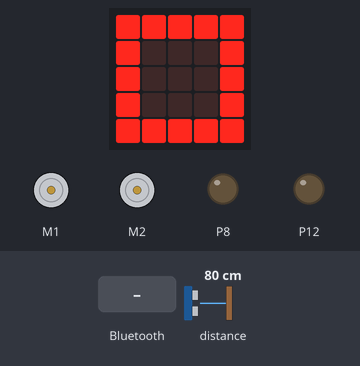
A program run on a simulated BBC micro:bit (MakeCode). Shown: 2 × DC motor (green arrow = forward, orange = backward, longer = faster), the board's 5×5 LED display, output pins drawn as LEDs (lit = HIGH). Inputs (shaded band) come from the test bench; at power-on: distance to the obstacle 80 cm. The echo pulse lasts 58.3 µs per cm; pins used as bus, display or sensor lines are not drawn.

Above: at 1.2 s.
1.3 s: a phone connects over Bluetooth
At 2.0 s:
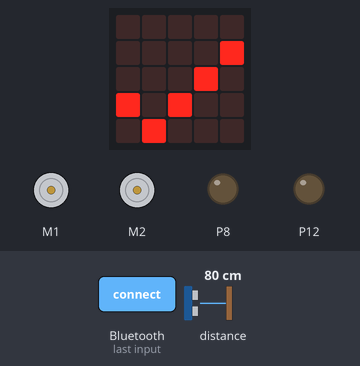
2.8 s: a phone disconnects over Bluetooth
At 3.1 s:
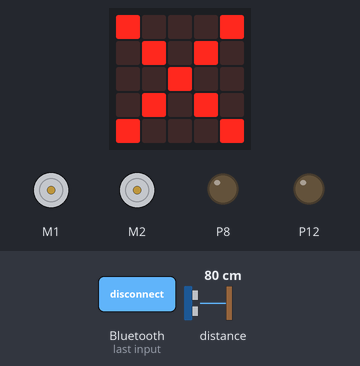
Timing chart, 0 to 5.8 s (numbered marks = the images above; inputs shaded):
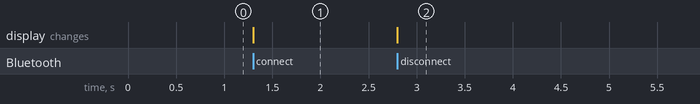

Measured:
- after the input at 1.3 s, the display: changes at once (image 1)
- after the input at 2.8 s, the display: changes at once (image 2)

The program:

main.ts
```typescript
/**
 * Carrinho micro:Maqueen controlado por gestos (app no telemóvel).
 *
 * A app liga-se por Bluetooth (serviço UART) e envia linhas de texto:
 *   M<esq>,<dir>\n   velocidade de cada roda, de -255 (trás) a 255 (frente)
 *   S\n              parar
 *
 * Segurança:
 *   - se não chegar nenhum comando em TIMEOUT_MS, os motores param
 *   - se houver um obstáculo a menos de OBSTACLE_CM, não deixa andar para a frente
 *
 * O micro:bit V1 tem pouca memória e o Bluetooth gasta quase toda (erro 020),
 * por isso há um único ciclo `forever` que faz tudo.
 */

const MOTOR_ADDR = 0x10      // driver de motores do Maqueen (I2C)
const MOTOR_LEFT = 0x00
const MOTOR_RIGHT = 0x02
const TIMEOUT_MS = 600
const OBSTACLE_CM = 10
const SONAR_EVERY_MS = 100

// Estados mostrados no ecrã de LEDs
const SHOW_NONE = 0
const SHOW_STOP = 1
const SHOW_FWD = 2
const SHOW_FWD_LEFT = 3
const SHOW_FWD_RIGHT = 4
const SHOW_BACK = 5
const SHOW_SPIN_LEFT = 6
const SHOW_SPIN_RIGHT = 7

let targetLeft = 0
let targetRight = 0
let appliedLeft = 0
let appliedRight = 0
let lastCommandAt = 0
let connected = false
let distance = 0
let nextSonarAt = 0
let shown = SHOW_NONE

function setMotor(motor: number, speed: number) {
    const buf = pins.createBuffer(3)
    buf[0] = motor
    buf[1] = speed >= 0 ? 0 : 1   // 0 = frente, 1 = trás
    buf[2] = Math.min(Math.abs(speed), 255)
    pins.i2cWriteBuffer(MOTOR_ADDR, buf)
}

function drive(left: number, right: number) {
    setMotor(MOTOR_LEFT, left)
    setMotor(MOTOR_RIGHT, right)
    appliedLeft = left
    appliedRight = right
}

function readDistanceCm(): number {
    // Sensor ultrassónico: trig no P1, echo no P2 (espera no máximo ~2 m)
    pins.setPull(DigitalPin.P1, PinPullMode.PullNone)
    pins.digitalWritePin(DigitalPin.P1, 0)
    control.waitMicros(2)
    pins.digitalWritePin(DigitalPin.P1, 1)
    control.waitMicros(10)
    pins.digitalWritePin(DigitalPin.P1, 0)
    const pulse = pins.pulseIn(DigitalPin.P2, PulseValue.High, 12000)
    return Math.idiv(pulse, 58)   // 0 = sem leitura (nada à frente)
}

function parseSpeed(text: string): number {
    const value = parseInt(text)
    // NaN falha as duas comparações, por isso também é rejeitado
    if (value >= -255 && value <= 255) return value
    return 0
}

// Mostra a direção no ecrã de LEDs e acende os LEDs da frente (P8 esq, P12 dir)
function showDirection(left: number, right: number) {
    const sum = left + right
    const diff = left - right
    let state = SHOW_FWD
    if (left == 0 && right == 0) state = SHOW_STOP
    else if (sum < 0) state = SHOW_BACK
    else if (Math.abs(sum) < 20) state = diff > 0 ? SHOW_SPIN_RIGHT : SHOW_SPIN_LEFT
    else if (diff > 40) state = SHOW_FWD_RIGHT
    else if (diff < -40) state = SHOW_FWD_LEFT
    if (state == shown) return
    shown = state

    if (state == SHOW_STOP) basic.showIcon(IconNames.SmallSquare, 0)
    else if (state == SHOW_BACK) basic.showArrow(ArrowNames.South, 0)
    else if (state == SHOW_SPIN_RIGHT) basic.showArrow(ArrowNames.East, 0)
    else if (state == SHOW_SPIN_LEFT) basic.showArrow(ArrowNames.West, 0)
    else if (state == SHOW_FWD_RIGHT) basic.showArrow(ArrowNames.NorthEast, 0)
    else if (state == SHOW_FWD_LEFT) basic.showArrow(ArrowNames.NorthWest, 0)
    else basic.showArrow(ArrowNames.North, 0)

    const turningLeft = state == SHOW_SPIN_LEFT || state == SHOW_FWD_LEFT || state == SHOW_BACK
    const turningRight = state == SHOW_SPIN_RIGHT || state == SHOW_FWD_RIGHT || state == SHOW_BACK
    pins.digitalWritePin(DigitalPin.P8, turningLeft ? 1 : 0)
    pins.digitalWritePin(DigitalPin.P12, turningRight ? 1 : 0)
}

bluetooth.onBluetoothConnected(function () {
    connected = true
    shown = SHOW_STOP   // o ✓ fica visível até o carro se mexer
    basic.showIcon(IconNames.Yes, 0)
})

bluetooth.onBluetoothDisconnected(function () {
    connected = false
    targetLeft = 0
    targetRight = 0
    drive(0, 0)
    shown = SHOW_NONE
    pins.digitalWritePin(DigitalPin.P8, 0)
    pins.digitalWritePin(DigitalPin.P12, 0)
    basic.showIcon(IconNames.No, 0)
})

bluetooth.onUartDataReceived(serial.delimiters(Delimiters.NewLine), function () {
    const line = bluetooth.uartReadUntil(serial.delimiters(Delimiters.NewLine))
    if (line.length == 0) return
    const kind = line.charAt(0)
    if (kind == "M") {
        const comma = line.indexOf(",")
        if (comma < 0) return
        targetLeft = parseSpeed(line.substr(1, comma - 1))
        targetRight = parseSpeed(line.substr(comma + 1))
        lastCommandAt = input.runningTime()
    } else if (kind == "S") {
        targetLeft = 0
        targetRight = 0
        lastCommandAt = input.runningTime()
    }
})

bluetooth.startUartService()
drive(0, 0)
basic.showIcon(IconNames.Square, 0)

// Ciclo único: sensor de distância, segurança e motores
basic.forever(function () {
    const now = input.runningTime()
    if (now >= nextSonarAt) {
        distance = readDistanceCm()
        nextSonarAt = now + SONAR_EVERY_MS
    }

    let left = targetLeft
    let right = targetRight
    if (!connected || now - lastCommandAt > TIMEOUT_MS) {
        left = 0
        right = 0
    }
    if (distance > 0 && distance < OBSTACLE_CM && left + right > 0) {
        left = 0
        right = 0
    }
    if (left != appliedLeft || right != appliedRight) drive(left, right)
    if (connected) showDirection(left, right)
    basic.pause(20)
})
```
